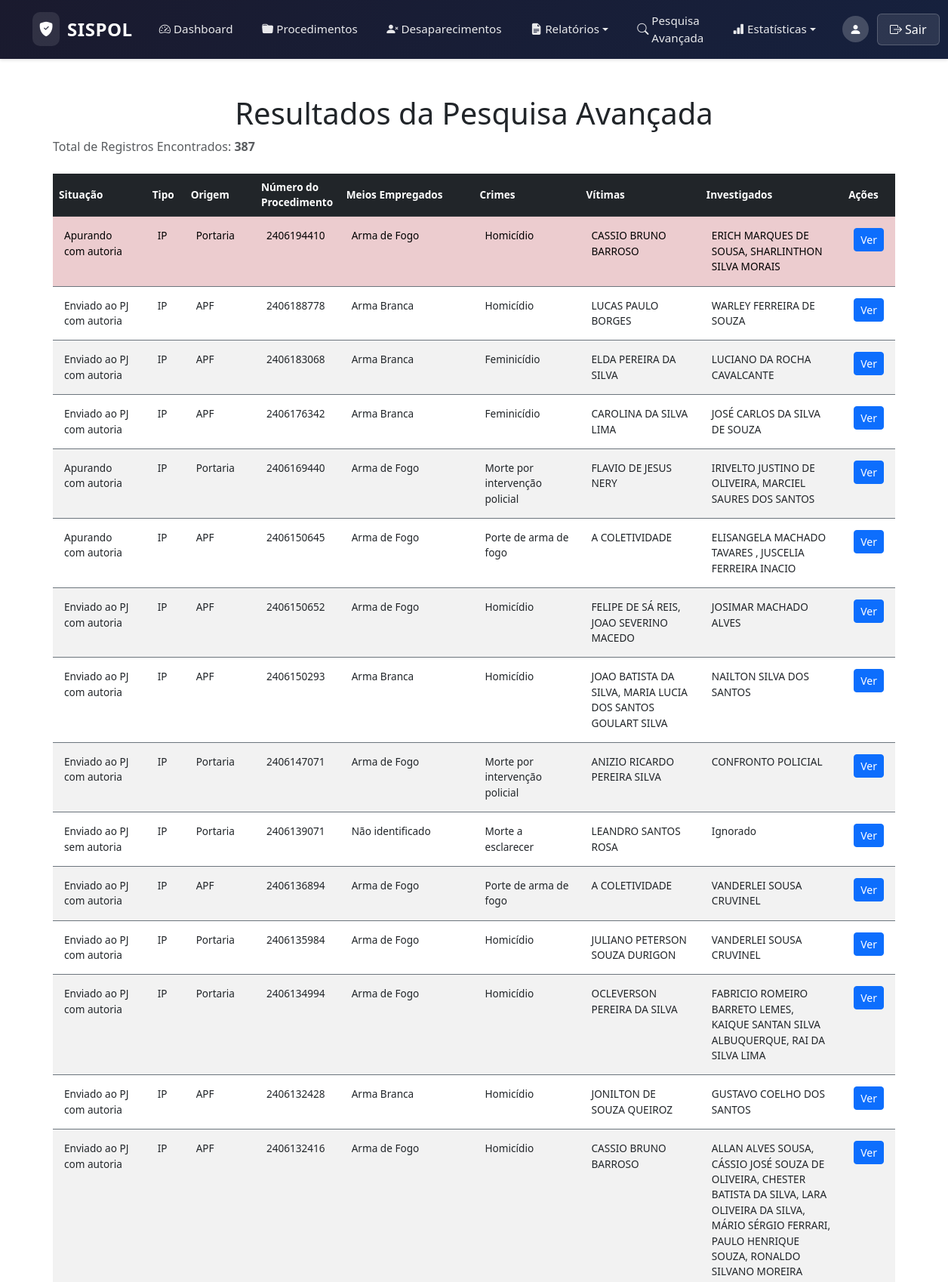
Page /public/resultados_pesquisa_avancada.php (signed in, upper part) on the committed database.
### tables this page shows
CREATE TABLE `Procedimentos` (
  `ID` int NOT NULL,
  `SituacaoID` int NOT NULL,
  `TipoID` int NOT NULL,
  `OrigemID` int NOT NULL,
  `NumeroProcedimento` varchar(50) NOT NULL,
  `DataFato` date DEFAULT NULL,
  `DataInstauracao` date DEFAULT NULL,
  `MotivoAparente` text,
  `EscrivaoID` int NOT NULL,
  `DelegadoID` int NOT NULL,
  `DelegaciaID` int NOT NULL,
  `DataCriacao` datetime DEFAULT CURRENT_TIMESTAMP,
  `DataAtualizacao` datetime DEFAULT CURRENT_TIMESTAMP ON UPDATE CURRENT_TIMESTAMP,
  `MeioEmpregadoID` int DEFAULT NULL,
  `Dependente` tinyint(1) NOT NULL DEFAULT '0' COMMENT 'Informa se o crime investigado já é apurado em outro procedimento.',
  `Favorito` tinyint(1) NOT NULL DEFAULT '0'
);

CREATE TABLE `SituacoesProcedimento` (
  `ID` int NOT NULL,
  `Nome` varchar(255) NOT NULL,
  `Cor` varchar(20) NOT NULL,
  `Categoria` enum('IP','VPI','Todos','Desaparecimento') NOT NULL DEFAULT 'Todos'
);

CREATE TABLE `TiposProcedimento` (
  `ID` int NOT NULL,
  `Nome` varchar(255) NOT NULL
);

CREATE TABLE `OrigensProcedimentos` (
  `ID` int NOT NULL,
  `Nome` varchar(255) NOT NULL
);

### public/resultados_pesquisa_avancada.php (the view, shortened to what this page needs)
<?php
include '../includes/header.php';
$query = "
    SELECT
        p.ID AS ProcedimentoID,
        p.NumeroProcedimento,
        sp.Nome AS Situacao,
        tp.Nome AS Tipo,
        op.Nome AS Origem,
        p.Dependente, -- Incluído o campo Dependente
        GROUP_CONCAT(DISTINCT me.Nome SEPARATOR ', ') AS MeiosEmpregados,
        (SELECT GROUP_CONCAT(DISTINCT c.Nome SEPARATOR ', ')
         FROM Vitimas_Crimes vc
         JOIN Crimes c ON vc.CrimeID = c.ID
         WHERE vc.VitimaID IN (
             SELECT v.ID FROM Vitimas v WHERE v.ProcedimentoID = p.ID
         )) AS Crimes,
        (SELECT GROUP_CONCAT(DISTINCT v.Nome SEPARATOR ', ')
         FROM Vitimas v
         WHERE v.ProcedimentoID = p.ID) AS Vitimas,
        (SELECT GROUP_CONCAT(DISTINCT i.Nome SEPARATOR ', ')
         FROM Investigados i
         WHERE i.ProcedimentoID = p.ID) AS Investigados,
        GROUP_CONCAT(DISTINCT tm.Nome SEPARATOR ', ') AS TiposMovimentacao
    FROM Procedimentos p
    LEFT JOIN SituacoesProcedimento sp ON p.SituacaoID = sp.ID
    LEFT JOIN TiposProcedimento tp ON p.TipoID = tp.ID
    LEFT JOIN OrigensProcedimentos op ON p.OrigemID = op.ID
    LEFT JOIN ProcedimentosMeiosEmpregados pme ON p.ID = pme.ProcedimentoID
    LEFT JOIN MeiosEmpregados me ON pme.MeioEmpregadoID = me.ID
    LEFT JOIN Movimentacoes m ON m.ProcedimentoID = p.ID
    LEFT JOIN TiposMovimentacao tm ON m.TipoID = tm.ID
    WHERE 1=1
";
$params = [];
$query .= " GROUP BY p.ID";
$stmt = $pdo->prepare($query);
$stmt->execute($params);
$resultados = $stmt->fetchAll(PDO::FETCH_ASSOC);
$totalRegistros = count($resultados);
?>
<div class="container mt-5">
    <h1 class="text-center">Resultados da Pesquisa Avançada</h1>
    <p class="text-left text-muted">
    Total de Registros Encontrados: <strong><?= htmlspecialchars($totalRegistros) ?></strong>
</p>
    <?php if (empty($resultados)): ?>
        <p class="text-center text-muted">Nenhum procedimento encontrado.</p>
    <?php else: ?>
        <table class="table table-striped table-sm mt-4">
            <thead class="table-dark">
                <tr>
                    <th>Situação</th>
                    <th>Tipo</th>
                    <th>Origem</th>
                    <th>Número do Procedimento</th>
                    <th>Meios Empregados</th>
                    <th>Crimes</th>
                    <th>Vítimas</th>
                    <th>Investigados</th>
                    <th>Ações</th>
                </tr>
            </thead>
<tbody>
    <?php foreach ($resultados as $resultado): ?>
        <tr class="<?= $resultado['Dependente'] == 1 ? 'table-danger' : '' ?>">
            <td><?= htmlspecialchars($resultado['Situacao'] ?? 'N/A') ?></td>
            <td><?= htmlspecialchars($resultado['Tipo'] ?? 'N/A') ?></td>
            <td><?= htmlspecialchars($resultado['Origem'] ?? 'N/A') ?></td>
            <td><?= htmlspecialchars($resultado['NumeroProcedimento'] ?? 'N/A') ?></td>
            <td><?= htmlspecialchars($resultado['MeiosEmpregados'] ?? 'N/A') ?></td>
            <td><?= htmlspecialchars($resultado['Crimes'] ?? 'N/A') ?></td>
            <td><?= htmlspecialchars($resultado['Vitimas'] ?? 'N/A') ?></td>
            <td><?= htmlspecialchars($resultado['Investigados'] ?? 'N/A') ?></td>
            <td>
                <a href="ver_procedimento.php?id=<?= htmlspecialchars($resultado['ProcedimentoID']) ?>" class="btn btn-sm btn-primary">Ver</a>
            </td>
        </tr>
    <?php endforeach; ?>
</tbody>
        </table>
    <?php endif; ?>
</div>
<?php include '../includes/footer.php'; ?>

### assets/css/styles.css (style rules this page uses)
html, body { height: 100%; margin: 0; display: flex; flex-direction: column; }
.table td, .table th { vertical-align: middle; }
.table-sm td, .table-sm th { font-size: 0.85rem; padding: 0.5rem; }
.table td { padding: 15px 15px; vertical-align: top; }
.table tbody tr { border-top: 1px solid #6c757d; border-bottom: 1px solid #6c757d; }

### rows in the picture
procedimentos: SituacaoID.Nome "Apurando com autoria", TipoID.Nome "IP", OrigemID.Nome "Portaria", NumeroProcedimento "2406194410", MeiosEmpregados "Arma de Fogo", Crimes "Homicídio", Vitimas "CASSIO BRUNO BARROSO", Investigados "ERICH MARQUES DE SOUSA, SHARLINTHON SILVA MORAIS"
procedimentos: SituacaoID.Nome "Enviado ao PJ com autoria", TipoID.Nome "IP", OrigemID.Nome "APF", NumeroProcedimento "2406188778", MeiosEmpregados "Arma Branca", Crimes "Homicídio", Vitimas "LUCAS PAULO BORGES", Investigados "WARLEY FERREIRA DE SOUZA"
procedimentos: SituacaoID.Nome "Enviado ao PJ com autoria", TipoID.Nome "IP", OrigemID.Nome "APF", NumeroProcedimento "2406183068", MeiosEmpregados "Arma Branca", Crimes "Feminicídio", Vitimas "ELDA PEREIRA DA SILVA", Investigados "LUCIANO DA ROCHA CAVALCANTE"
procedimentos: SituacaoID.Nome "Enviado ao PJ com autoria", TipoID.Nome "IP", OrigemID.Nome "APF", NumeroProcedimento "2406176342", MeiosEmpregados "Arma Branca", Crimes "Feminicídio", Vitimas "CAROLINA DA SILVA LIMA", Investigados "JOSÉ CARLOS DA SILVA DE SOUZA"
procedimentos: SituacaoID.Nome "Apurando com autoria", TipoID.Nome "IP", OrigemID.Nome "Portaria", NumeroProcedimento "2406169440", MeiosEmpregados "Arma de Fogo", Crimes "Morte por intervenção policial", Vitimas "FLAVIO DE JESUS NERY", Investigados "IRIVELTO JUSTINO DE OLIVEIRA, MARCIEL SAURES DOS SANTOS"
procedimentos: SituacaoID.Nome "Apurando com autoria", TipoID.Nome "IP", OrigemID.Nome "APF", NumeroProcedimento "2406150645", MeiosEmpregados "Arma de Fogo", Crimes "Porte de arma de fogo", Vitimas "A COLETIVIDADE", Investigados "ELISANGELA MACHADO TAVARES , JUSCELIA FERREIRA INACIO"
procedimentos: SituacaoID.Nome "Enviado ao PJ com autoria", TipoID.Nome "IP", OrigemID.Nome "APF", NumeroProcedimento "2406150652", MeiosEmpregados "Arma de Fogo", Crimes "Homicídio", Vitimas "FELIPE DE SÁ REIS, JOAO SEVERINO MACEDO", Investigados "JOSIMAR MACHADO ALVES"
procedimentos: SituacaoID.Nome "Enviado ao PJ com autoria", TipoID.Nome "IP", OrigemID.Nome "APF", NumeroProcedimento "2406150293", MeiosEmpregados "Arma Branca", Crimes "Homicídio", Vitimas "JOAO BATISTA DA SILVA, MARIA LUCIA DOS SANTOS GOULART SILVA", Investigados "NAILTON SILVA DOS SANTOS"
procedimentos: SituacaoID.Nome "Enviado ao PJ com autoria", TipoID.Nome "IP", OrigemID.Nome "Portaria", NumeroProcedimento "2406147071", MeiosEmpregados "Arma de Fogo", Crimes "Morte por intervenção policial", Vitimas "ANIZIO RICARDO PEREIRA SILVA", Investigados "CONFRONTO POLICIAL"
procedimentos: SituacaoID.Nome "Enviado ao PJ sem autoria", TipoID.Nome "IP", OrigemID.Nome "Portaria", NumeroProcedimento "2406139071", MeiosEmpregados "Não identificado", Crimes "Morte a esclarecer", Vitimas "LEANDRO SANTOS ROSA", Investigados "Ignorado"
procedimentos: SituacaoID.Nome "Enviado ao PJ com autoria", TipoID.Nome "IP", OrigemID.Nome "APF", NumeroProcedimento "2406136894", MeiosEmpregados "Arma de Fogo", Crimes "Porte de arma de fogo", Vitimas "A COLETIVIDADE", Investigados "VANDERLEI SOUSA CRUVINEL"
procedimentos: SituacaoID.Nome "Enviado ao PJ com autoria", TipoID.Nome "IP", OrigemID.Nome "Portaria", NumeroProcedimento "2406135984", MeiosEmpregados "Arma de Fogo", Crimes "Homicídio", Vitimas "JULIANO PETERSON SOUZA DURIGON", Investigados "VANDERLEI SOUSA CRUVINEL"
procedimentos: SituacaoID.Nome "Enviado ao PJ com autoria", TipoID.Nome "IP", OrigemID.Nome "Portaria", NumeroProcedimento "2406134994", MeiosEmpregados "Arma de Fogo", Crimes "Homicídio", Vitimas "OCLEVERSON PEREIRA DA SILVA", Investigados "FABRICIO ROMEIRO BARRETO LEMES, KAIQUE SANTAN SILVA ALBUQUERQUE, RAI DA SILVA LIMA"
procedimentos: SituacaoID.Nome "Enviado ao PJ com autoria", TipoID.Nome "IP", OrigemID.Nome "APF", NumeroProcedimento "2406132428", MeiosEmpregados "Arma Branca", Crimes "Homicídio", Vitimas "JONILTON DE SOUZA QUEIROZ", Investigados "GUSTAVO COELHO DOS SANTOS"
procedimentos: SituacaoID.Nome "Enviado ao PJ com autoria", TipoID.Nome "IP", OrigemID.Nome "APF", NumeroProcedimento "2406132416", MeiosEmpregados "Arma de Fogo", Crimes "Homicídio", Vitimas "CASSIO BRUNO BARROSO", Investigados "ALLAN ALVES SOUSA, CÁSSIO JOSÉ SOUZA DE OLIVEIRA, CHESTER BATISTA DA SILVA, LARA OLIVEIRA DA SILVA, MÁRIO SÉRGIO FERRARI, PAULO HENRIQUE SOUZA, RONALDO SILVANO MOREIRA"

### other values in the picture
$totalRegistros "387"
